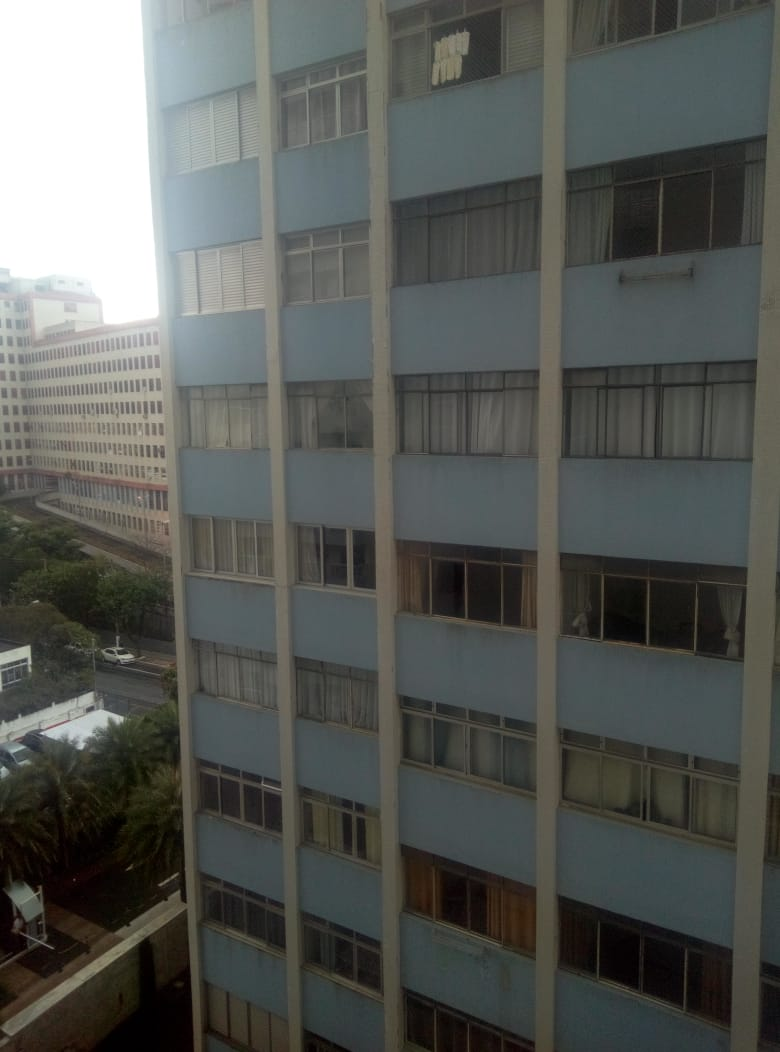
#> input picture 13 - Image Stitching/foto1.jpeg, 780 x 1052 px, given in place of the camera
$ jupyter execute opticalFlow.ipynb   (text cells are left out)
#> lines starting #> are read from the running program, lines starting #| are printed output that depends on the picture; after the words box and inside, x2 and y2 are one past the last pixel; in counts of white or black regions, pixels touching at a corner belong together
[cell 1]
#Bibliotecas
import numpy as np
import cv2

#Captacao da imagem
cap = cv2.VideoCapture(0)

#Lendo o primeiro frame
ret, first_frame  = cap.read()
#> first_frame is the input picture: shape (1052, 780, 3); mean B, G, R 86.3, 90.1, 87.6
prev_gray = cv2.cvtColor(first_frame , cv2.COLOR_BGR2GRAY)

# Criar uma mascara no primeiro frame
mask = np.zeros_like(first_frame)

# Seta a imagem com saturacao no max
mask[..., 1] = 255

while True:
    ret, frame = cap.read()
    gray = cv2.cvtColor(frame, cv2.COLOR_BGR2GRAY)


    flow = cv2.calcOpticalFlowFarneback(prev_gray,
                                        gray,
                                        None,
                                        pyr_scale = 0.5,
                                        levels = 3,
                                        winsize = 15,
                                        iterations = 3,
                                        poly_n = 5,
                                        poly_sigma = 1.1,
                                        flags = 0)

    # Computar a magnitude e ang do optical flow dos vetores 2D
    magnitude, angle = cv2.cartToPolar(flow[..., 0], flow[..., 1])
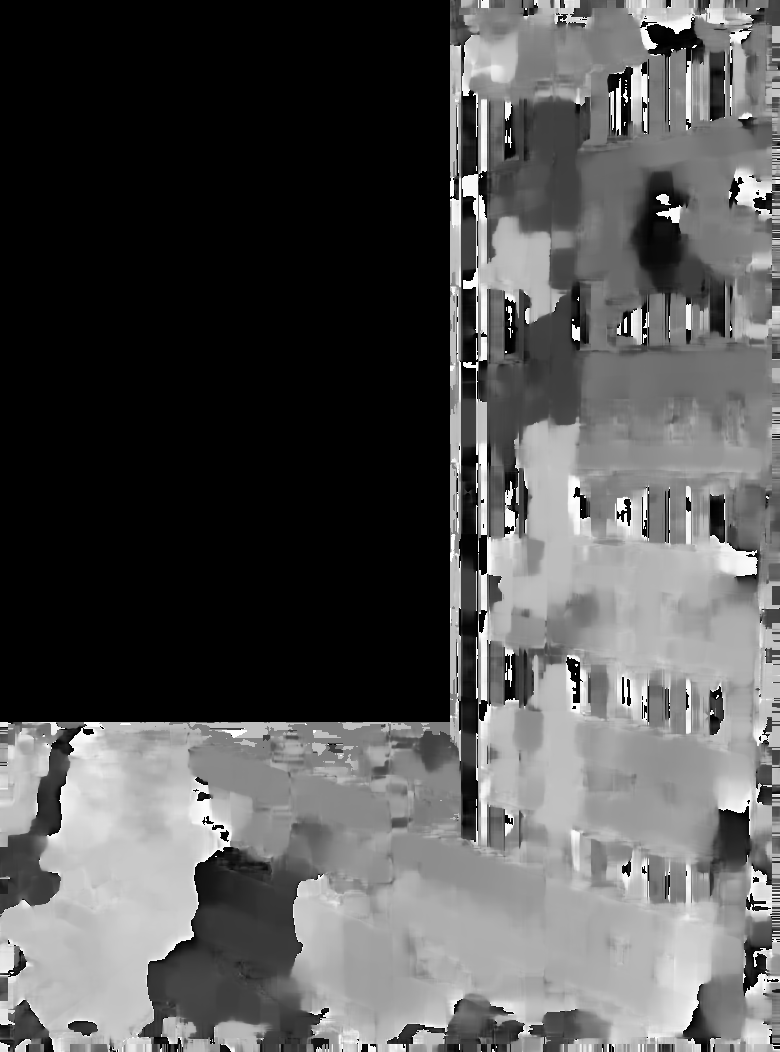
#> angle: shape (1052, 780) float32; min 0, max 6.28, mean 2.08; drawn with min black and max white
    #print(magnitude)
    #print(angle)

    #Setar o hue de acordo com o fluxo optico
    mask[..., 0] = angle * 180 / np.pi / 2
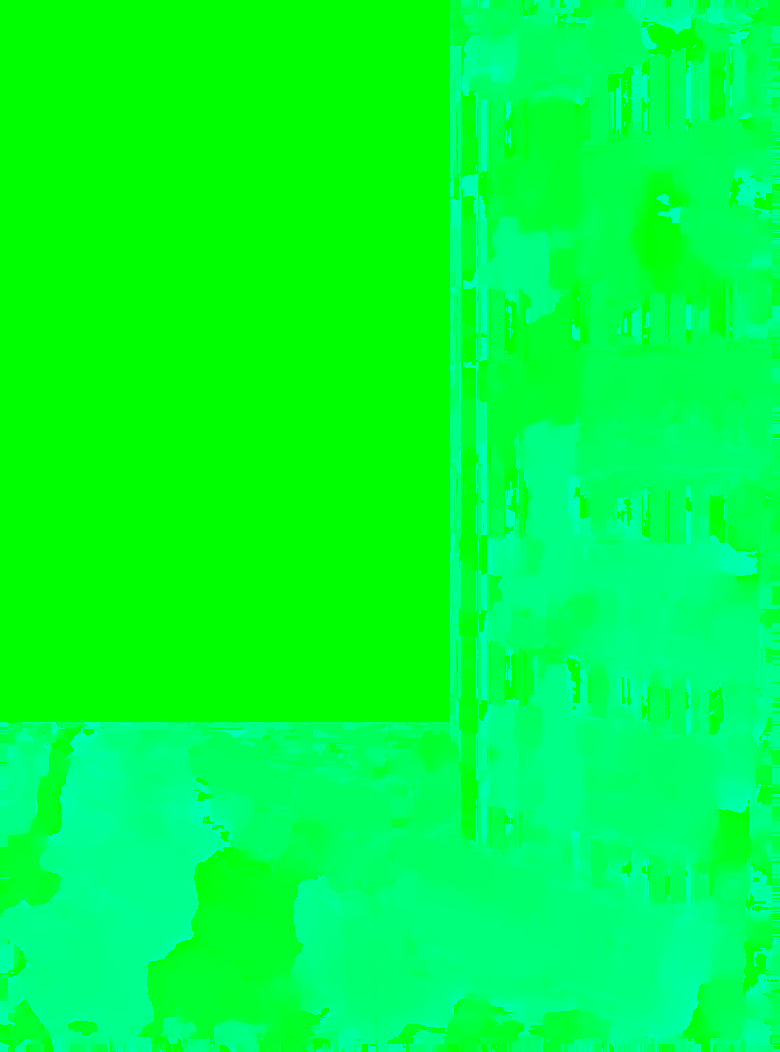
#> mask: shape (1052, 780, 3); mean of channels 0, 1, 2 59.4, 255, 0; drawn as B, G, R

    # Setar a imagem de acordo com a magnitude di fluxo optico (nomarlizado)
    mask[..., 2] = cv2.normalize(magnitude, None, 0, 255, cv2.NORM_MINMAX)
#> mask: shape (1052, 780, 3); 0.85% of pixels changed, all inside (x1, y1, x2, y2) = (0, 0, 780, 1052)

    #Converter HSV para BGR
    rgb = cv2.cvtColor(mask, cv2.COLOR_HSV2BGR)

    # Soma ponderada
    dense_flow = cv2.addWeighted(frame, 1,rgb, 2, 0)

    cv2.imshow("Dense optical flow", dense_flow)
    prev_gray = gray
    if cv2.waitKey(10) & 0xFF == ord('q'):
#> (key q is pressed here)
        break

cap.release()
cv2.destroyAllWindows()

$ run again, on 13 - Image Stitching/foto2.jpeg
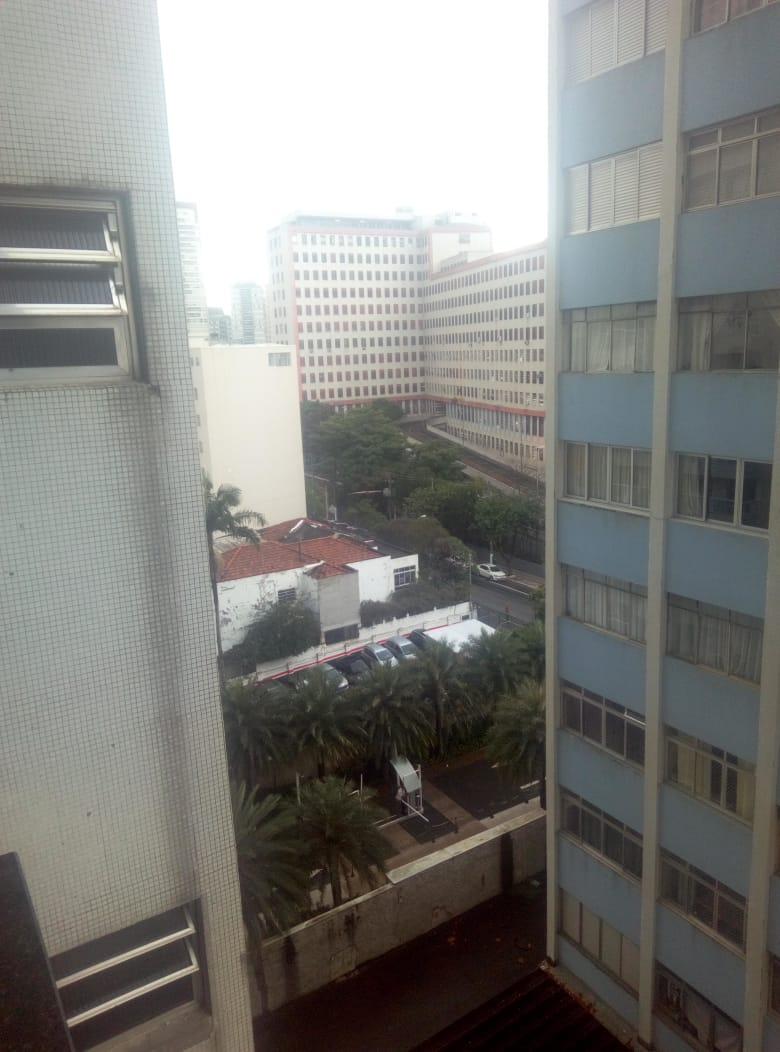
#> input picture 13 - Image Stitching/foto2.jpeg, 780 x 1052 px, given in place of the camera
#> first_frame is the input picture: shape (1052, 780, 3); mean B, G, R 126.1, 129.6, 130
#> `magnitude, angle = cv2.cartToPolar(flow[..., 0], flow[..., 1])`:
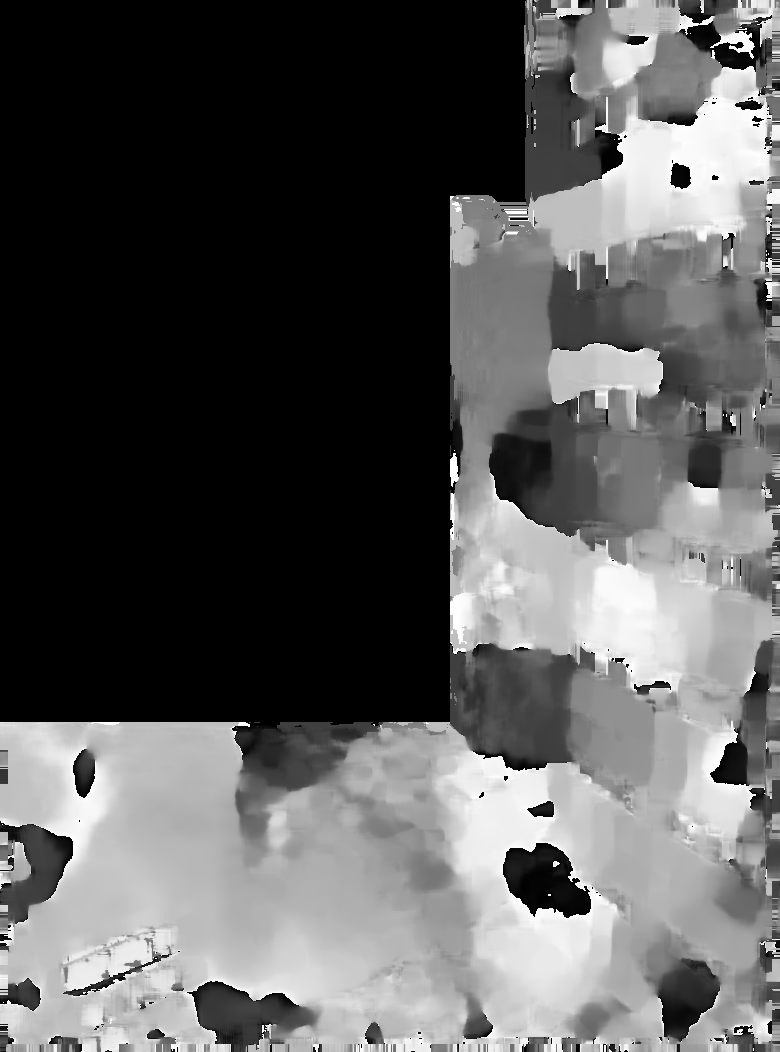
#> angle: shape (1052, 780) float32; min 0, max 6.28, mean 2.23; drawn with min black and max white
#> `mask[..., 0] = angle * 180 / np.pi / 2`:
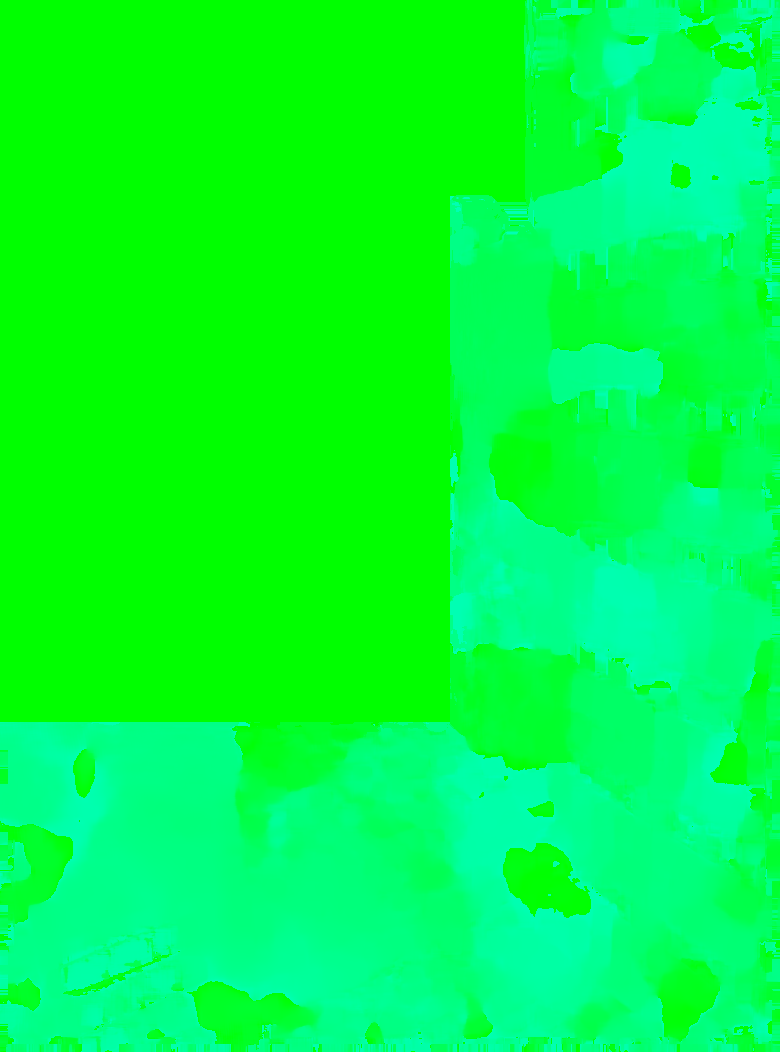
#> mask: shape (1052, 780, 3); mean of channels 0, 1, 2 63.7, 255, 0; drawn as B, G, R
